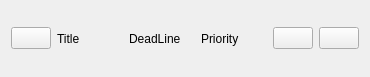
<?xml version="1.0" encoding="UTF-8"?>
<ui version="4.0">
 <class>TaskItem</class>
 <widget class="QWidget" name="TaskItem">
  <property name="geometry">
   <rect>
    <x>0</x>
    <y>0</y>
    <width>370</width>
    <height>77</height>
   </rect>
  </property>
  <property name="windowTitle">
   <string>Form</string>
  </property>
  <layout class="QHBoxLayout" name="horizontalLayout">
   <item>
    <widget class="QPushButton" name="pushButton_Delete">
     <property name="sizePolicy">
      <sizepolicy hsizetype="Fixed" vsizetype="Fixed">
       <horstretch>0</horstretch>
       <verstretch>0</verstretch>
      </sizepolicy>
     </property>
     <property name="minimumSize">
      <size>
       <width>16</width>
       <height>16</height>
      </size>
     </property>
     <property name="text">
      <string/>
     </property>
     <property name="icon">
      <iconset theme="QIcon::ThemeIcon::EditDelete"/>
     </property>
    </widget>
   </item>
   <item>
    <widget class="QLabel" name="label_Title">
     <property name="text">
      <string>Title</string>
     </property>
    </widget>
   </item>
   <item>
    <widget class="QLabel" name="label_DeadLine">
     <property name="text">
      <string>DeadLine</string>
     </property>
    </widget>
   </item>
   <item>
    <widget class="QLabel" name="label_Priority">
     <property name="text">
      <string>Priority</string>
     </property>
    </widget>
   </item>
   <item>
    <widget class="QPushButton" name="pushButton_Complete">
     <property name="sizePolicy">
      <sizepolicy hsizetype="Fixed" vsizetype="Fixed">
       <horstretch>0</horstretch>
       <verstretch>0</verstretch>
      </sizepolicy>
     </property>
     <property name="minimumSize">
      <size>
       <width>16</width>
       <height>16</height>
      </size>
     </property>
     <property name="text">
      <string/>
     </property>
    </widget>
   </item>
   <item>
    <widget class="QPushButton" name="pushButton_Edit">
     <property name="sizePolicy">
      <sizepolicy hsizetype="Fixed" vsizetype="Fixed">
       <horstretch>0</horstretch>
       <verstretch>0</verstretch>
      </sizepolicy>
     </property>
     <property name="minimumSize">
      <size>
       <width>16</width>
       <height>16</height>
      </size>
     </property>
     <property name="text">
      <string/>
     </property>
     <property name="icon">
      <iconset theme="QIcon::ThemeIcon::MailMessageNew"/>
     </property>
    </widget>
   </item>
  </layout>
 </widget>
 <resources/>
 <connections/>
</ui>
